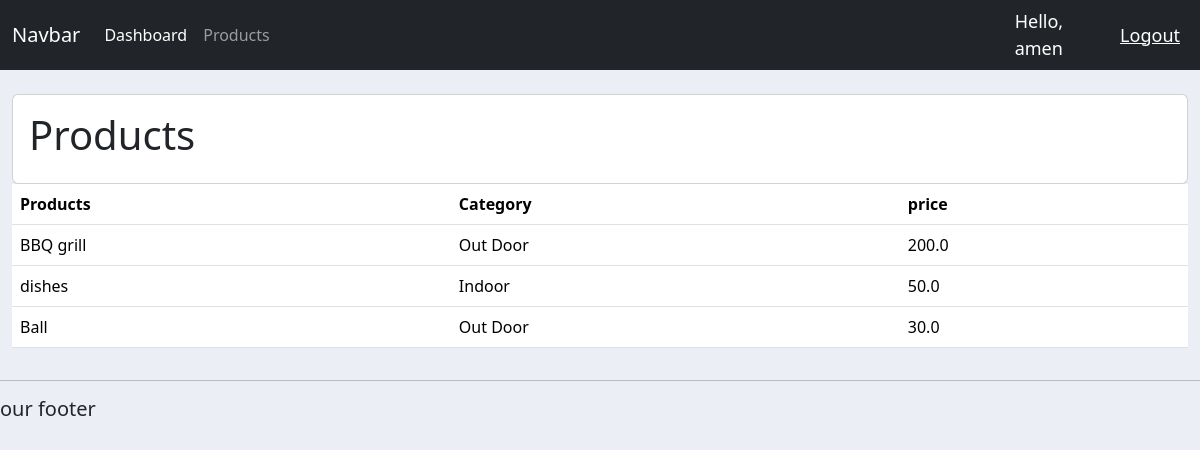
/products (signed in), run on the app's committed database.
### accounts/models.py (models this page shows, shortened)
class Product(models.Model):
    CATEGORY = [("Indoor", "Indoor"), ("Out Door", "Out Door")]
    name = models.CharField(max_length=200, null=True)
    price = models.FloatField(max_length=50, null=True)
    category = models.CharField(max_length=200, choices=CATEGORY, null=True)
    description = models.CharField(max_length=200, blank=True, null=True)
    date_created = models.DateTimeField(auto_now_add=True)
    tag = models.ManyToManyField(Tag)

### accounts/decorators.py (the view)
        def wrapper_func(request, *args, **kwargs):
            group = None
            if request.user.groups.exists():
                group = request.user.groups.all()[0].name
            if group in allowed_roles:
                return view_func(request, *args, **kwargs)
            else:
                return HttpResponse("You are not allowed to view this page")

### accounts/views.py (called while the page is built)
@login_required(login_url="login")
@allowed_users(allowed_roles=["admin"])
def products(request):
    products = Product.objects.all()
    return render(request, "accounts/products.html", {"products": products})

### accounts/templates/accounts/products.html
{%extends 'accounts/main.html'%} {% block content%}
<br />
<div class="row">
  <div class="col_mid">
    <div class="card card-body">
      <h1>Products</h1>
    </div>
    <div class="card-body">
      <table class="table">
        <tr>
          <th>Products</th>
          <th>Category</th>
          <th>price</th>
        </tr>
        {% for i in products %}
        <tr>
          <td>{{ i.name}}</td>
          <td>{{ i.category}}</td>
          <td>{{ i.price}}</td>
        </tr>
        {% endfor%}
      </table>
    </div>
  </div>
</div>
{%endblock%}

### accounts/templates/accounts/navbar.html (shortened to what this page needs)
{% load static%}
<nav class="navbar navbar-expand-lg bg-dark navbar-dark">
  <div class="container-fluid">
    <a class="navbar-brand" href="#">Navbar</a>
    <div class="collapse navbar-collapse" id="navbarNav">
      <ul class="navbar-nav">
        <li class="nav-item">
          <a class="nav-link active" aria-current="page" href="{% url 'home' %}"
            >Dashboard</a
          >
        </li>
        <li class="nav-item">
          <a class="nav-link" href="{% url 'products' %}">Products</a>
        </li>
      </ul>
    </div>
  </div>
  <span class="hello-msg">Hello, {{request.user}}</span>
  <span><a class="hello-msg" href="{% url 'logout' %}">Logout</a></span>
</nav>

### crm/static/css/main.css (style rules this page uses)
body { background-color: #ebeff5; }

### accounts/templates/accounts/main.html (style rules this page uses)
body { background-color: #ebeff5; }

### accounts/templates/accounts/navbar.html (style rules this page uses)
.hello-msg { font-size: 18px; color: #fff; margin-right: 20px; }

### data on the page
Product: name "BBQ grill", category "Out Door", price "200.0"
Product: name "dishes", category "Indoor", price "50.0"
Product: name "Ball", category "Out Door", price "30.0"

### other printed values
{{ request.user }} "amen"
